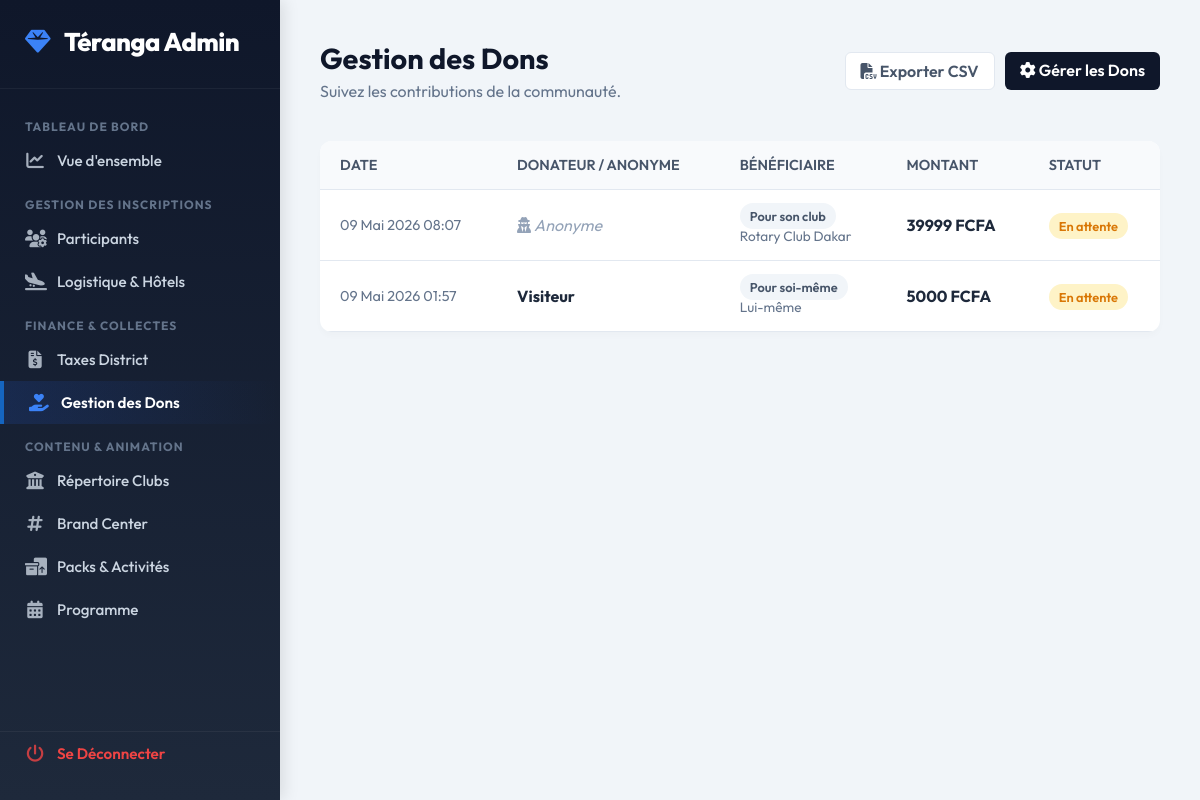
/gestion/dons/ (signed in), run on the app's committed database.
### core/models.py (models this page shows, shortened)
class Donation(models.Model):
    BENEFICIARY_CHOICES = (
        ('soi', 'Pour soi-même'),
        ('club', 'Pour son club'),
        ('personne', 'Pour une autre personne'),
        ('organisation', 'Pour une organisation'),
    )
    STATUS_CHOICES = (
        ('paye', 'Payé'),
        ('en_attente', 'En attente'),
        ('echoue', 'Échoué'),
    )
    donateur_user = models.ForeignKey(Participant, on_delete=models.SET_NULL, null=True, blank=True, related_name='donations')
    is_anonymous = models.BooleanField(default=False)
    beneficiary_type = models.CharField(max_length=20, choices=BENEFICIARY_CHOICES, default='soi')
    beneficiary_club = models.ForeignKey(Club, on_delete=models.SET_NULL, null=True, blank=True, related_name='donations_received')
    beneficiary_name = models.CharField(max_length=150, blank=True, null=True)
    amount = models.DecimalField(max_digits=12, decimal_places=2)
    message = models.TextField(blank=True, null=True)
    status = models.CharField(max_length=20, choices=STATUS_CHOICES, default='en_attente')
    payment_method = models.CharField(max_length=20, choices=Payment.METHOD_CHOICES, null=True, blank=True)
    transaction_id = models.CharField(max_length=100, blank=True, null=True)
    created_at = models.DateTimeField(auto_now_add=True)
    class Meta:
        verbose_name = "Don"
        verbose_name_plural = "Dons"

class Club(models.Model):
    CLUB_TYPES = (
        ('rotary', 'Rotary'),
        ('rotaract', 'Rotaract'),
        ('interact', 'Interact'),
    )
    name = models.CharField(max_length=150)
    club_type = models.CharField(max_length=20, choices=CLUB_TYPES, default='rotary')
    creation_date = models.DateField(null=True, blank=True)
    meeting_days = models.CharField(max_length=200, blank=True, null=True)
    country = models.CharField(max_length=100)
    city = models.CharField(max_length=100)
    sponsor_club = models.ForeignKey('self', on_delete=models.SET_NULL, null=True, blank=True, limit_choices_to={'club_type': 'rotary'})
    is_active = models.BooleanField(default=True)
    class Meta:
        verbose_name = "Club"
        verbose_name_plural = "Clubs"

class Participant(AbstractUser):
    id = models.UUIDField(primary_key=True, default=uuid.uuid4, editable=False)
    email = models.EmailField(unique=True)
    telephone = models.CharField(max_length=20, blank=True, null=True)
    whatsapp = models.CharField(max_length=20, unique=True, blank=True, null=True)
    otp_code = models.CharField(max_length=6, blank=True, null=True)
    is_email_verified = models.BooleanField(default=False)
    district = models.CharField(max_length=50, blank=True, null=True, help_text="Ex: 9101")
    pays = models.CharField(max_length=100, blank=True, null=True)
    club = models.ForeignKey(Club, on_delete=models.SET_NULL, null=True, blank=True, related_name='members')
    poste = models.CharField(max_length=100, blank=True, null=True)
    PARTICIPANT_TYPES = (
        ('participant', 'Participant'),
        ('organisateur', 'Organisateur'),
        ('invite', 'Invité'),
        ('sponsor', 'Sponsor'),
    )
    type_participant = models.CharField(max_length=20, choices=PARTICIPANT_TYPES, default='participant')
    photo = models.ImageField(upload_to='photos_participants/', blank=True, null=True)
    event_choice = models.ForeignKey(Event, on_delete=models.SET_NULL, null=True, blank=True)
    pack = models.ForeignKey('EventPack', on_delete=models.SET_NULL, null=True, blank=True, related_name='participants')
    is_procuration = models.BooleanField(default=False)
    procuration_by = models.ForeignKey('self', on_delete=models.SET_NULL, null=True, blank=True, related_name='inscrits_par_procuration')
    class Meta:
        verbose_name = "Participant"
        verbose_name_plural = "Participants"

### core/views.py (the view)
# urls.py: path('gestion/dons/', views.custom_admin_dons, name='custom_admin_dons'),
@user_passes_test(is_admin, login_url='/')
def custom_admin_dons(request):
    dons = Donation.objects.all().order_by('-created_at')
    paginator = Paginator(dons, 10)
    page_number = request.GET.get('page')
    page_obj = paginator.get_page(page_number)
    context = {'dons': dons, 'page_obj': page_obj}
    return render(request, 'custom_admin/dons.html', context)

### core/views.py (called while the page is built)
def is_admin(user):
    return user.is_authenticated and user.is_staff

### templates/custom_admin/dons.html (shortened to what this page needs)
{% extends 'custom_admin/base_admin.html' %}
{% block admin_content %}
<div class="header">
    <div>
        <h1 style="font-size: 1.8rem; color: #0f172a;">Gestion des Dons</h1>
        <p style="color: #64748b; margin-top: 5px;">Suivez les contributions de la communauté.</p>
    </div>
    <div style="display: flex; gap: 10px;">
        <a href="{% url 'core:export_dons' %}" class="action-btn" style="background: white; border: 1px solid #e2e8f0; color: #475569; font-size: 1rem;"><i class="fa-solid fa-file-csv"></i> Exporter CSV</a>
        <a href="/admin/core/donation/" target="_blank" class="action-btn" style="background: #0f172a; color: white; font-size: 1rem;"><i class="fa-solid fa-gear"></i> Gérer les Dons</a>
    </div>
</div>
<table>
    <thead>
        <tr>
            <th>Date</th>
            <th>Donateur / Anonyme</th>
            <th>Bénéficiaire</th>
            <th>Montant</th>
            <th>Statut</th>
        </tr>
    </thead>
    <tbody>
        {% for don in page_obj %}
        <tr>
            <td style="color: #64748b; font-size: 0.9rem;">{{ don.created_at|date:"d M Y H:i" }}</td>
            <td>
                {% if don.is_anonymous %}
                    <span style="color: #94a3b8; font-style: italic;"><i class="fa-solid fa-user-secret"></i> Anonyme</span>
                {% else %}
                    <strong>{{ don.donateur_user.first_name|default:"Visiteur" }} {{ don.donateur_user.last_name|default:"" }}</strong>
                {% endif %}
            </td>
            <td>
                <span class="badge" style="background: #f1f5f9; color: #475569;">{{ don.get_beneficiary_type_display }}</span><br>
                <span style="font-size: 0.85rem; color: #64748b;">
                    {% if don.beneficiary_type == 'club' %}{{ don.beneficiary_club.name }}
                    {% elif don.beneficiary_type == 'personne' or don.beneficiary_type == 'organisation' %}{{ don.beneficiary_name }}
                    {% else %}Lui-même{% endif %}
                </span>
            </td>
            <td><strong>{{ don.amount|floatformat:"0" }} FCFA</strong></td>
            <td>
                {% if don.status == 'paye' %}
                    <span class="badge badge-success">Validé</span>
                {% elif don.status == 'echoue' %}
                    <span class="badge badge-danger">Échoué</span>
                {% else %}
                    <span class="badge" style="background: #fef3c7; color: #d97706;">En attente</span>
                {% endif %}
            </td>
        </tr>
        {% empty %}
        <tr>
            <td colspan="5" style="text-align: center; padding: 40px; color: #94a3b8;">Aucun don enregistré pour le moment.</td>
        </tr>
        {% endfor %}
    </tbody>
</table>
{% endblock %}

### templates/custom_admin/base_admin.html (style rules this page uses)
:root { --bg-body: #f1f5f9; --bg-sidebar: #0B2149; --text-sidebar: #cbd5e1; --primary: #1565c0; --success: #10b981; --danger: #ef4444; }
* { margin: 0; padding: 0; box-sizing: border-box; font-family: 'Outfit', sans-serif; }
body { display: flex; min-height: 100vh; background-color: var(--bg-body); color: #1e293b; }
.header { display: flex; justify-content: space-between; align-items: center; margin-bottom: 40px; }
table { width: 100%; border-collapse: collapse; background: white; border-radius: 12px; overflow: hidden; box-shadow: 0 4px 6px rgba(0,0,0,0.02); }
th, td { padding: 15px 20px; text-align: left; border-bottom: 1px solid #e2e8f0; }
th { background: #f8fafc; font-weight: 600; color: #475569; font-size: 0.9rem; text-transform: uppercase; }
.badge { padding: 5px 10px; border-radius: 20px; font-size: 0.8rem; font-weight: 600; }
.action-btn { padding: 8px 15px; border-radius: 6px; text-decoration: none; font-size: 0.85rem; font-weight: 600; }

### data on the page
Donation: created_at "09 Mai 2026 08:07", is_anonymous True (drawn), beneficiary_type "Pour son club", beneficiary_club.name "Rotary Club Dakar", amount "39999", status "En attente"
Donation: created_at "09 Mai 2026 01:57", donateur_user.first_name "Visiteur", beneficiary_type "Pour soi-même", shows "Lui-même", amount "5000", status "En attente"
